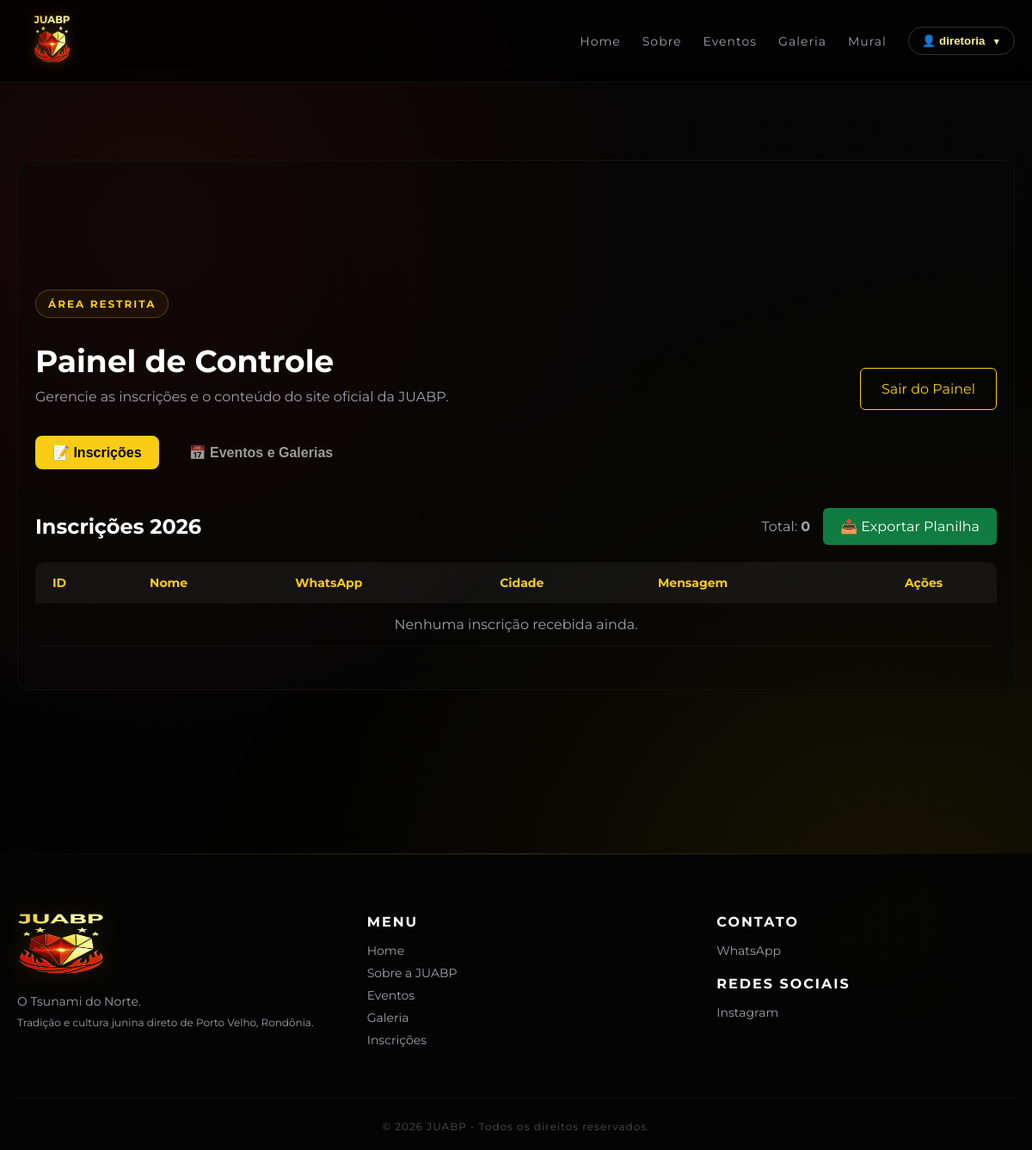
Page /admin (signed in) on the earlier database version.
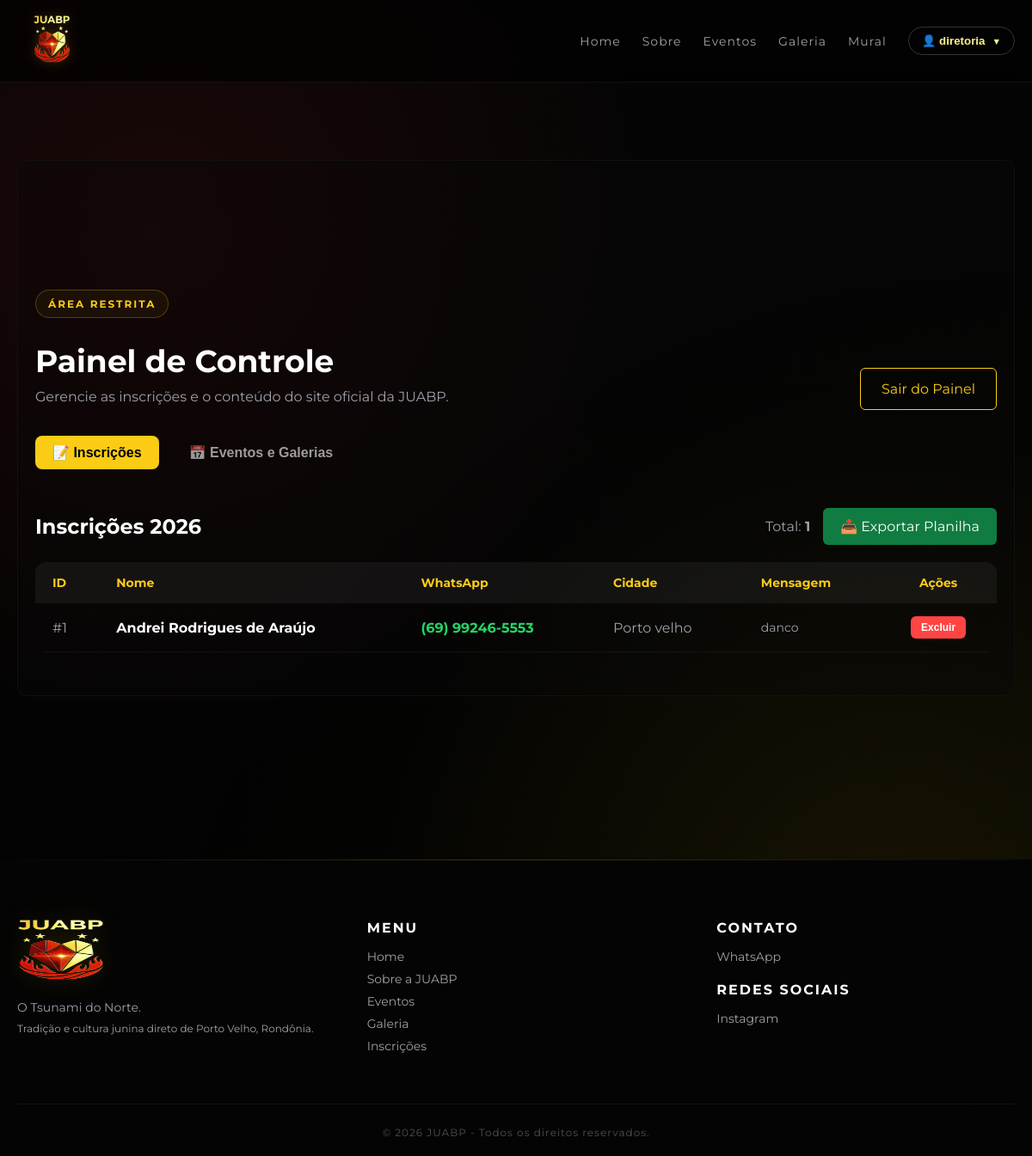
Same page on the later database version.
### app/models/inscricao.py (models this page shows, shortened)
class Inscricao(db.Model):
    __tablename__ = 'inscricoes'
    id = db.Column(db.Integer, primary_key=True)
    nome = db.Column(db.String(200), nullable=False)
    telefone = db.Column(db.String(50), nullable=False)
    cidade = db.Column(db.String(120), nullable=True)
    mensagem = db.Column(db.Text, nullable=True)
    ip_origem = db.Column(db.String(100), nullable=True)
    data_cadastro = db.Column(db.DateTime, default=datetime.utcnow, index=True)

### app/routes/admin_routes.py (the view)
@admin_bp.route('/admin')
@login_required
@admin_required
def admin():
    return render_template(
        'admin.html',
        inscritos=InscricaoService.obter_todas(),
        eventos_admin=EventoService.listar_eventos()
    )

### app/repositories/evento_repository.py (called while the page is built)
    @staticmethod
    def filtrar_eventos(categoria=None, busca=None):
        query = Evento.query
        if categoria:
            query = query.filter(Evento.categoria == categoria)
        if busca:
            busca_formatada = f"%{busca.lower()}%"
            query = query.filter(db.or_(
                db.func.lower(Evento.nome).like(busca_formatada),
                db.func.lower(Evento.descricao).like(busca_formatada)
            ))
        return query.order_by(Evento.nome).all()

### app/repositories/inscricao_repository.py (called while the page is built)
    @staticmethod
    def obter_todas():
        return Inscricao.query.order_by(Inscricao.id.desc()).all()

### app/services/evento_service.py (called while the page is built)
    @staticmethod
    def listar_eventos(categoria=None, busca=None):
        eventos = EventoRepository.filtrar_eventos(categoria, busca)
        return [EventoMapper.evento_para_dict(e) for e in eventos]

### app/services/inscricao_service.py (called while the page is built)
    @staticmethod
    def obter_todas():
        return InscricaoRepository.obter_todas()

### app/utils/auth_guard.py (called while the page is built)
def login_required(f):
    @wraps(f)
    def wrapper(*args, **kwargs):
        if not session.get("usuario_id"):
            return redirect(url_for("auth.login"))
        return f(*args, **kwargs)
    return wrapper

def admin_required(f):
    @wraps(f)
    def wrapper(*args, **kwargs):
        if session.get("cargo") != "diretoria":
            return redirect(url_for("auth.login"))
        return f(*args, **kwargs)
    return wrapper

### app/templates/admin.html (shortened to what this page needs)
{% extends 'base.html' %}
{% block content %}
<section class="admin-section">
    <div class="admin-header">
        <div>
            <span class="tag">ÁREA RESTRITA</span>
            <h1>Painel de Controle</h1>
            <p class="text">Gerencie as inscrições e o conteúdo do site oficial da JUABP.</p>
        </div>
        <div class="admin-actions">
            <a href="/logout" class="btn-outline">Sair do Painel</a>
        </div>
    </div>
    <div class="admin-tabs">
        <button class="tab-btn active" onclick="abrirAba('inscricoes')">📝 Inscrições</button>
        <button class="tab-btn" onclick="abrirAba('eventos')">📅 Eventos e Galerias</button>
    </div>
    <div id="aba-inscricoes" class="tab-content active">
        <div style="display: flex; justify-content: space-between; align-items: center; margin-bottom: 20px;">
            <h2 style="color: #fff; font-size: 24px;">Inscrições 2026</h2>
            <div style="display: flex; gap: 15px; align-items: center;">
                <span style="color: var(--muted);">Total: <strong>{{ inscritos|length }}</strong></span>
                <a href="/admin/exportar" class="btn-export" style="text-decoration: none; border-radius: 6px;">📥 Exportar Planilha</a>
            </div>
        </div>
        <div class="admin-table-container">
            <table class="admin-table">
                <thead>
                    <tr>
                        <th>ID</th>
                        <th>Nome</th>
                        <th>WhatsApp</th>
                        <th>Cidade</th>
                        <th>Mensagem</th>
                        <th style="text-align: center;">Ações</th>
                    </tr>
                </thead>
                <tbody>
                    {% for pessoa in inscritos %}
                    <tr>
                        <td style="color: var(--muted);">#{{ pessoa.id }}</td>
                        <td style="font-weight: bold;">{{ pessoa.nome }}</td>
                        <td>
                            <a href="https://wa.me/55{{ pessoa.telefone|replace(' ', '')|replace('-', '')|replace('(', '')|replace(')', '') }}" target="_blank" rel="noopener noreferrer" class="link-whatsapp">
                                {{ pessoa.telefone }}
                            </a>
                        </td>
                        <td style="color: var(--muted);">{{ pessoa.cidade }}</td>
                        <td style="font-size: 14px; color: var(--muted);">{{ pessoa.mensagem or '---' }}</td>
                        <td style="text-align: center;">
                            <form action="/admin/deletar/{{ pessoa.id }}" method="POST" onsubmit="return confirm('Apagar a inscrição de {{ pessoa.nome }}?');" style="margin: 0;">
                                <button type="submit" class="btn-delete">Excluir</button>
                            </form>
                        </td>
                    </tr>
                    {% else %}
                    <tr>
                        <td colspan="6" class="empty-table-msg">Nenhuma inscrição recebida ainda.</td>
                    </tr>
                    {% endfor %}
                </tbody>
            </table>
        </div>
    </div>
</section>
{% endblock %}

### app/templates/base.html (shortened to what this page needs)
<!DOCTYPE html>
<html lang="pt-BR">
<head>
    <link rel="stylesheet" href="{{ url_for('static', filename='css/base.css') }}?v=1.0">
    <link rel="stylesheet" href="{{ url_for('static', filename='css/layout.css') }}?v=1.0">
    <link rel="stylesheet" href="{{ url_for('static', filename='css/components.css') }}?v=1.0">
    <link rel="stylesheet" href="{{ url_for('static', filename='css/pages.css') }}?v=1.0">
    <link rel="stylesheet" href="{{ url_for('static', filename='css/responsive.css') }}?v=1.0">
</head>
<body>
<header>
    <nav aria-label="Navegação Principal">
        <a href="/" class="logo">
            <img src="{{ url_for('static', filename='img/Logo.png') }}"
                 alt="Logo JUABP"
                 width="80"
                 decoding="async">
        </a>
        <div class="menu">
            <a href="/">Home</a>
            <a href="/sobre">Sobre</a>
            <a href="{{ url_for('public.eventos_page') }}">Eventos</a>
            <a href="/galeria">Galeria</a>
            {% if session.get('usuario_id') and session.get('cargo') in ['brincante', 'coreografo', 'diretoria'] %}
                <a href="/mural">Mural</a>
            {% endif %}
            {% if session.get('usuario_id') %}
                <div class="user-dropdown">
                    <button class="dropdown-btn" id="btnUserMenu">
                        👤 {{ session.get('nome_completo') or session.get('username') }}
                        <span class="dropdown-arrow">▼</span>
                    </button>
                </div>
            {% else %}
                <a href="/inscricao" class="btn-nav">Inscrição</a>
                <a href="{{ url_for('auth.login') }}">Entrar</a>
            {% endif %}
        </div>
    </nav>
</header>
<main>
    {% block content %}{% endblock %}
</main>
<footer class="site-footer">
    <div class="footer-content">
        <div class="footer-brand">
            <img src="{{ url_for('static', filename='img/Logo.png') }}"
                 alt="Logo JUABP"
                 width="100"
                 loading="lazy">
            <p class="text">O Tsunami do Norte.</p>
            <p class="text" style="font-size: 12px; color: var(--muted);">
                Tradição e cultura junina direto de Porto Velho, Rondônia.
            </p>
        </div>
        <div class="footer-links">
            <h3>Menu</h3>
            <a href="/">Home</a>
            <a href="/sobre">Sobre a JUABP</a>
            <a href="/eventos">Eventos</a>
            <a href="/galeria">Galeria</a>
            <a href="/inscricao">Inscrições</a>
        </div>
        <div class="footer-social">
            <h3>Contato</h3>
            <a href="https://wa.me/5569993228379" target="_blank">WhatsApp</a>
            <h3 style="margin-top: 20px;">Redes Sociais</h3>
            <a href="https://www.instagram.com/juninajuabp/" target="_blank">Instagram</a>
        </div>
    </div>
    <div class="footer-bottom">
        <p>&copy; 2026 JUABP - Todos os direitos reservados.</p>
    </div>
</footer>
</body>
</html>

### app/static/css/base.css (style rules this page uses)
:root { --bg: #050505; --bg-soft: #0a0a0a; --primary: #b91c1c; --secondary: #7f1d1d; --accent: #facc15; --gold-soft: #fef08a; --text: #ffffff; --muted: #a1a1aa; --border-dark: #1a1a1a; --tr-fast: 0.3s ease; --tr-med: 0.4s ease; --grad-box: linear-gradient(145deg, #0e0e0e, #060606); --glow-accent: rgba(250, 204, 21, 0.15); }
* { margin: 0; padding: 0; box-sizing: border-box; }
body { font-family: 'Montserrat', sans-serif; color: var(--text); overflow-x: hidden; background: radial-gradient(circle at 15% 20%, rgba(185,28,28,0.12), transparent 40%), radial-gradient(circle at 85% 80%, rgba(250,204,21,0.06), transparent 40%), linear-gradient(180deg, var(--bg), #020202); }
body::before { content: ""; position: fixed; width: 200%; height: 200%; background: radial-gradient(circle, rgba(250,204,21,0.04), transparent 60%); animation: glowMove 20s linear infinite; z-index: 0; }

### app/static/css/layout.css (style rules this page uses)
header, main { position: relative; z-index: 1; }
main { max-width: 1200px; margin: auto; padding: 90px 20px; }
section { margin-top: 100px; padding: 35px; border-radius: 12px; background: rgba(10,10,10,0.35); border: 1px solid #111; transition: var(--tr-fast); }
header { background: rgba(0,0,0,0.6); backdrop-filter: blur(10px); border-bottom: 1px solid #111; }
nav { display: flex; justify-content: space-between; align-items: center; max-width: 1200px; margin: auto; padding: 18px 20px; }
.logo img { height: 55px; object-fit: contain; filter: drop-shadow(0 0 6px rgba(250,204,21,0.25)); transition: var(--tr-fast); }
.menu { display: flex; align-items: center; gap: 25px; }
.menu a { color: var(--muted); text-decoration: none; font-size: 14px; letter-spacing: 1px; transition: var(--tr-fast); }
.site-footer { margin-top: 100px; background: rgba(5, 5, 5, 0.95); padding: 70px 20px 20px; position: relative; z-index: 10; }
.site-footer::before { content: ''; position: absolute; top: 0; left: 0; right: 0; height: 1px; background: linear-gradient(90deg, transparent, var(--accent), transparent); opacity: 0.25; }
.footer-content { max-width: 1200px; margin: 0 auto; display: grid; grid-template-columns: 1fr 1fr 1fr; gap: 60px; margin-bottom: 50px; }
.footer-brand img { height: 70px; margin-bottom: 15px; filter: drop-shadow(0 0 15px rgba(250, 204, 21, 0.15)); }
.footer-brand .text { margin-top: 0; font-size: 14px; color: var(--muted); }
.footer-links h3, .footer-social h3 { color: #fff; font-size: 16px; margin-bottom: 15px; letter-spacing: 2px; text-transform: uppercase; }
.footer-links a, .footer-social a { display: block; color: var(--muted); text-decoration: none; margin-bottom: 8px; font-size: 14px; transition: var(--tr-fast); }
.footer-bottom { max-width: 1200px; margin: 0 auto; text-align: center; padding-top: 25px; border-top: 1px solid rgba(255, 255, 255, 0.05); color: rgba(255, 255, 255, 0.3); font-size: 12px; letter-spacing: 1px; }

### app/static/css/components.css (style rules this page uses)
.text { color: var(--muted); margin-top: 18px; line-height: 1.9; max-width: 520px; }
.tag { display: inline-block; padding: 8px 14px; border: 1px solid rgba(250,204,21,0.25); border-radius: 999px; color: var(--accent); font-size: 12px; letter-spacing: 2px; font-weight: 700; background: rgba(250,204,21,0.05); margin-bottom: 18px; }
.btn-nav, .filter-btn, .btn-outline { border: 1px solid var(--accent); border-radius: 6px; color: var(--accent); text-decoration: none; transition: var(--tr-fast); }
.btn-outline { padding: 14px 24px; }
.user-dropdown { position: relative; display: inline-block; z-index: 999999; }
.dropdown-btn { background: transparent; border: 1px solid rgba(255, 255, 255, 0.2); color: var(--gold-soft); padding: 8px 15px; border-radius: 20px; font-weight: 600; cursor: pointer; display: flex; align-items: center; gap: 8px; transition: all 0.3s ease; position: relative; z-index: 999999; }
.dropdown-arrow { font-size: 0.8em; }
header { position: relative; z-index: 999999; }

Differences in the rows shown:
added Inscricao: id "1", nome "Andrei Rodrigues de Araújo", telefone "(69) 99246-5553", cidade "Porto velho", mensagem "danco"
Other differences:
{{ inscritos|length }}: "0" → "1"
text no longer shown: "Nenhuma inscrição recebida ainda."
